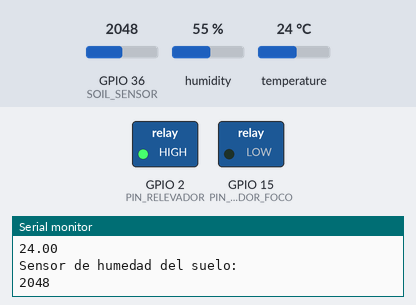
The program below on a simulated ESP32. Shown: switched loads named in the program (green lamp = pin HIGH), the last lines printed to the serial monitor. Inputs (shaded band) come from the test bench; at power-on: temperature 24 °C, GPIO 36 (SOIL_SENSOR) = 2048, humidity 55 %. WiFi joins after 1.5 s; servers stay silent unless stated; uploads are accepted with an empty reply.

Above: at 2.8 s.
2.9 s: temperature set to 21 °C
At 5.5 s:
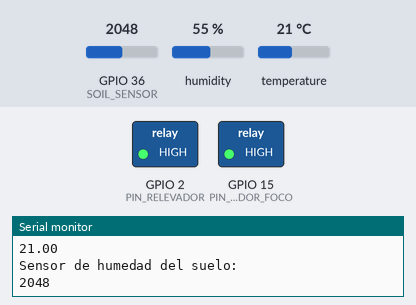
6.1 s: GPIO 36 (SOIL_SENSOR) set to 469
7.8 s: GPIO 36 (SOIL_SENSOR) set to 433
At 8.9 s:
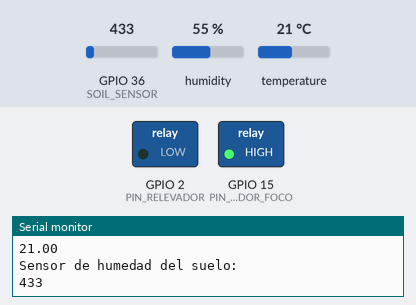
10.1 s: GPIO 36 (SOIL_SENSOR) set to 491
At 11.3 s:
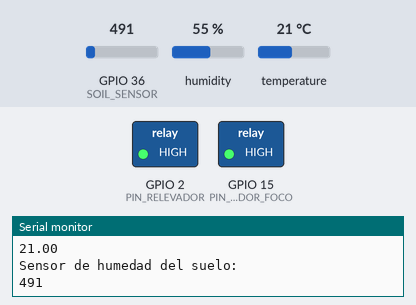
16.7 s: GPIO 36 (SOIL_SENSOR) set to 410
At 18.2 s:
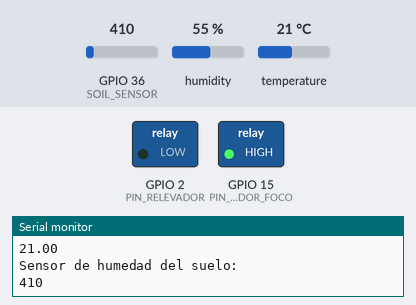
19.1 s: temperature set to 28 °C
At 20.6 s:
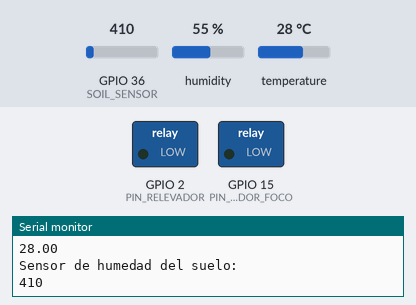
Timing chart, 0 to 22.1 s (numbered marks = the images above; inputs shaded):
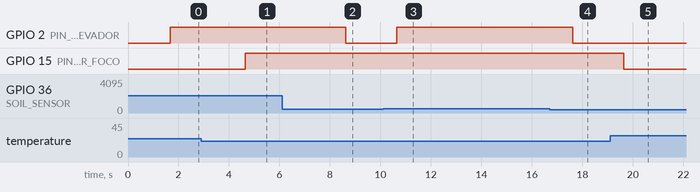

The program:

main.cpp
```cpp
// Import string
#include <string.h>
// Import NoDelay
#include <NoDelay.h>
// Import DHT library
#include "DHT.h"
// Import WIFI
#include <WiFi.h>
// Import HTTPClient
#include <HTTPClient.h>
// Const to the pump water relay
#define PIN_RELEVADOR 2
// Const to the light bulb relay
#define PIN_RELEVADOR_FOCO 15
// Const to baud rate
#define BAUD_RATE 9600
// Const to soil moisture sensor
#define SOIL_SENSOR 36
// Const to DHT11 temperature and moisture
#define PIN_DHT 0
// Const to the pause
#define PERIODO 1000
// Config for wifi
#define WIFI_SSID "Dinosaurio"
#define WIFI_PASS "dinosaurio1612"
// Endpoint link for the API
#define HOST "https://greenhouse-empotrados.herokuapp.com/sensors/api/"
// Last time when api call was made
unsigned long lastTime = 0;
// Delay for the api call
#define timerDelay 10000
// NoDelay instance for get data
noDelay pausa(PERIODO);
// NoDelay instance for make api call
noDelay pausa2(15000);
// DHT instance
DHT dht(PIN_DHT, DHT11);
// Variable for soil humidity data
int soilMoistureSensorData;
// Variable for temperature data
float actualTemperature;
// Const for maximun temperature
const float LIMIT_TEMPERATURE = 23;
// Const for maximum solil humidity
int limit = 450;

/**
 * @brief Setup function, to setup the hardware
 *
 */
void setup(){
	// Init baud rate
	Serial.begin(BAUD_RATE);
	// Init connection to wifi
	WiFi.begin(WIFI_SSID, WIFI_PASS);
	// Print in serial port to if connection to wifi
	Serial.println("Connecting");
	// While not connected to wifi print dots
	while (WiFi.status() != WL_CONNECTED){
		delay(500);
		Serial.print(".");
	}
	// Print in serial port private ip
	Serial.println("");
	Serial.print("Connected to WiFi network with IP Address: ");
	Serial.println(WiFi.localIP());

	Serial.println("Timer set to 10 seconds (timerDelay variable), it will take 10 seconds before publishing the first reading.");

	// Set relay pin to output
	pinMode(PIN_RELEVADOR, OUTPUT);
	// Set light bulb pin to output
	pinMode(PIN_RELEVADOR_FOCO, OUTPUT);
	// Set relay as off
	digitalWrite(PIN_RELEVADOR, LOW);
	// Set relay as off
	digitalWrite(PIN_RELEVADOR_FOCO, LOW);

	// Begin DHT11
	dht.begin();
}

/**
 * @brief Read temperature
 *
 * @return float Temperature
 */
float leeHumedadTemperatura(){
	// Read temperature from dht11
	float tc = dht.readTemperature();
	// Return temperature
	return tc;
}

/**
 * @brief Make API call to save sensor data
 *
 * @param sensor_id First sensor id
 * @param value First sensor value
 * @param sensor_id2 Second sensor id
 * @param value2 Second sensor value
 */
void guardarInformacionSensor(int sensor_id, float value, int sensor_id2, float value2){

	// Send an HTTP POST request every 10 seconds
	if ((millis() - lastTime) > timerDelay){
		// Check WiFi connection status
		if (WiFi.status() == WL_CONNECTED){
			// WiFiClient client;
			HTTPClient http;

			// Your Domain name with URL path or IP address with path
			http.begin(HOST);

			// Specify content-type header
			http.addHeader("Content-Type", "application/json");
			// // Data to send with HTTP POST
			String payload = "{\"sensor\":\"" + String(sensor_id) + "\",\"data\":\"" + String(value) + "\"}";
			// // Send HTTP POST request
			int httpResponseCode = http.POST(payload);

			// Check the response code
			Serial.print("HTTP Response code: ");
			Serial.println(httpResponseCode);
			// Data to send with HTTP POST to send second sensor data (humidity)
			String payload2 = "{\"sensor\":\"" + String(sensor_id2) + "\",\"data\":\"" + String(value2) + "\"}";
			// Send HTTP POST request to the server
			httpResponseCode = http.POST(payload2);
			// Check the response code
			Serial.print("HTTP Response code: ");
			Serial.println(httpResponseCode);

			// Free resources
			http.end();
		}
		else{
			Serial.println("WiFi Disconnected");
		}
		lastTime = millis();
	}
}

/**
 * @brief Loop function, to read data and make API call
 *
 */
void loop(){
	// If the time lapse is over, read all data, temperature and humidity
	if (pausa.update()){
		// Read DHT11 temperature and humidity
		actualTemperature = leeHumedadTemperatura();
		Serial.println("Temperatura actual:");
		Serial.println(actualTemperature);

		// Read soil moisture sensor
		soilMoistureSensorData = analogRead(SOIL_SENSOR);
		// soilMoistureSensorData = map(soilMoistureSensorData,550,0,0,100);

		Serial.println("Sensor de humedad del suelo: ");
		Serial.println(soilMoistureSensorData);
	}


	// If actual temperature is greater than LIMIT_TEMPERATURE, turn on the light bulb
	if (actualTemperature < LIMIT_TEMPERATURE){
		// Serial.println("Relevador foco endendida");
		// Turn on the light bulb
		digitalWrite(PIN_RELEVADOR_FOCO, HIGH);
	}
	else{
		// Serial.println("Relevador foco apagado");
		// Turn off the light bulb
		digitalWrite(PIN_RELEVADOR_FOCO, LOW);
	}


	// If soil moisture sensor value is greater than limit, turn on the pump
	if (soilMoistureSensorData > limit){
		// Serial.println("Bomba encendida");
		// Turn on the pump
		digitalWrite(PIN_RELEVADOR, HIGH);
	}
	// If soil moisture sensor value is less than limit, turn off the pump
	else{
		// Serial.println("Bomba apagada");
		// Turn off the pump
		digitalWrite(PIN_RELEVADOR, LOW);
	}

	// Make API call to save sensor data
	if(pausa2.update()){
		// Save sensor data
		guardarInformacionSensor(1, actualTemperature, 2, soilMoistureSensorData);
	}
}
```

Measured:
- the behaviour switches between 23 and 22 °C on temperature (found by bisection; images 0 and 1)
- the behaviour switches between 451 and 450 on GPIO 36 (SOIL_SENSOR) (found by bisection; images 1 and 2)
- after the input at 2.9 s, GPIO 15 (PIN_RELEVADOR_FOCO): LOW → HIGH after 1.7 s
- after the input at 7.8 s, GPIO 2 (PIN_RELEVADOR): HIGH → LOW after 0.82 s
- after the input at 10.1 s, GPIO 2 (PIN_RELEVADOR): LOW → HIGH after 0.54 s
- after the input at 16.7 s, GPIO 2 (PIN_RELEVADOR): HIGH → LOW after 0.92 s
- after the input at 19.1 s, GPIO 15 (PIN_RELEVADOR_FOCO): HIGH → LOW after 0.54 s
